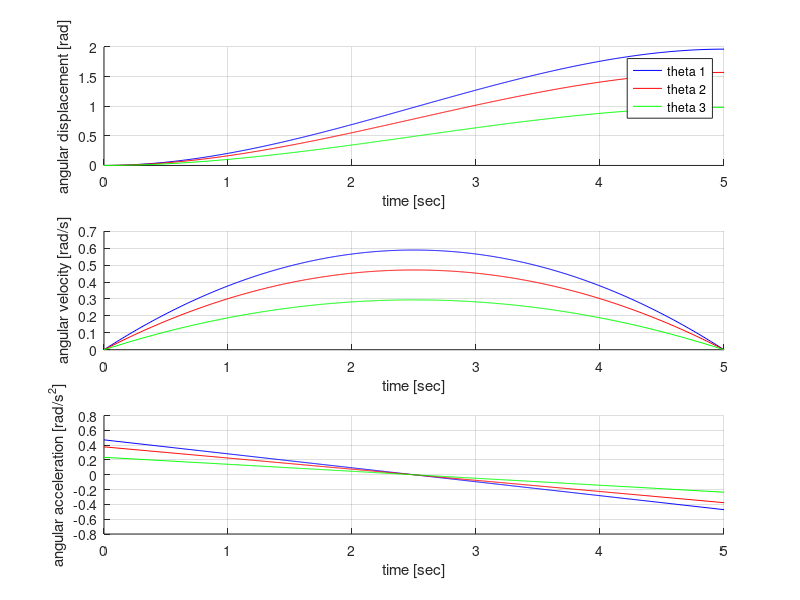
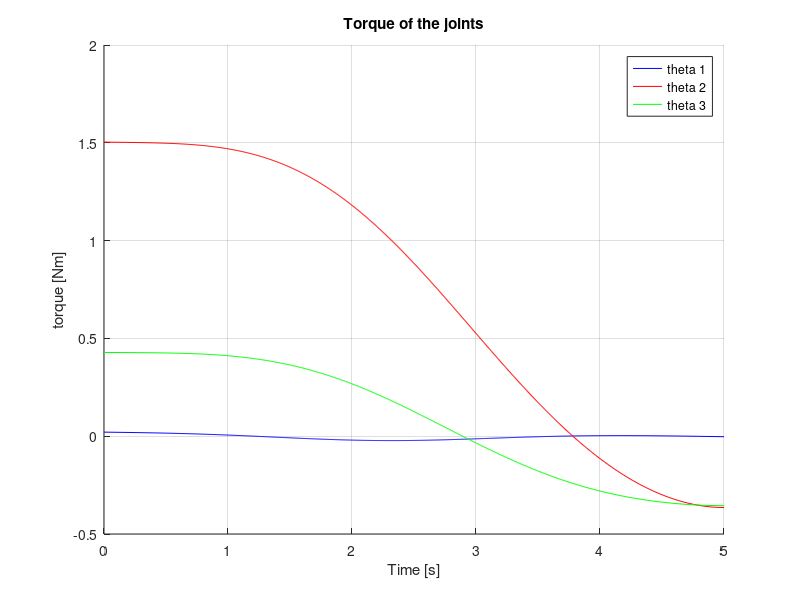
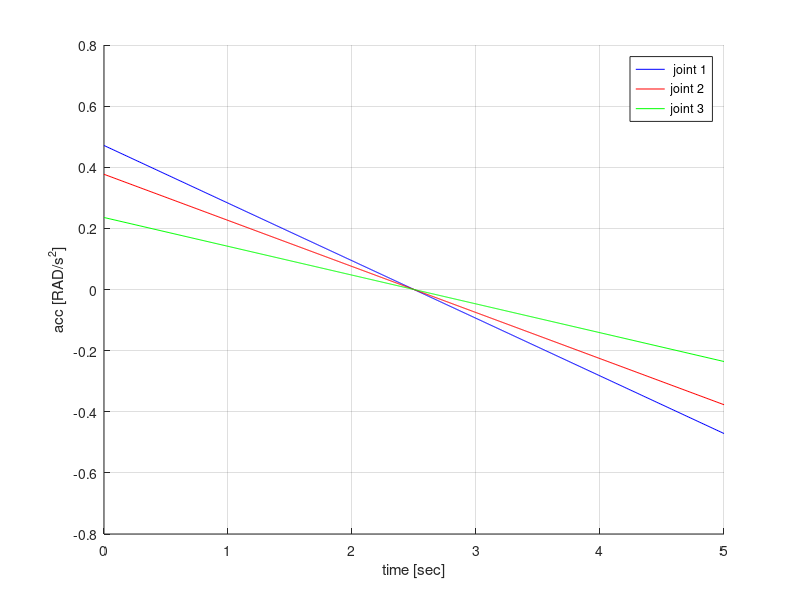

Here is the MATLAB script that generated these plots, in order:
close all; clc

g = 9.801; % gravity constant

%% %%%%%%%%%%%%%%%%%%%%%%%%%%%%  link properties
%%%%%%%%%%%%%%%%%%%%%%%%%%%%%%%%%%%%%%%%%%%%%%%%%%%%  link 1
l1 = 0.22; % length [m]
d1 = 0.143685775; % mass center
m1 = 0.233955; % mass [kg]
% moment of inertia
I1xx = 0.000037133; I1xy = 1.254*10^-6; I1xz = 3.18*10^-7;
I1yx = 1.254*10^-6; I1yy = 0.000719463; I1yz = -9*10^-9;
I1zx = 3.18*10^-7; I1zy = -9*10^-9; I1zz = 0.000703759;

%%%%%%%%%%%%%%%%%%%%%%%%%%%%%%%%%%%%%%%%%%%%%%%%%%%%%  link 2
l2 = 0.27; % length [m]
d2 = 0.125792094; % mass center
m2 = 0.340330406; % mass [kg]
% moment of inertia  
I2xx = 0.002058408; I2xy = -0.000037385; I2xz = -0.000090846;
I2yx = -0.000037385; I2yy = 0.002055589; I2yz = -0.000916918;
I2zx = -0.000090846; I2zy = -0.000916918; I2zz = 0.001711125;

%% %%%%%%%%%%%%%%%%%%% discrete time
T = 5; % second
N = 620; % resolution
i = 0; 
for t = linspace(0, T, N)
    %%%%%%%%%%%%%%%%%%%%%%%%%%%%%% instantaneous time
    i = i + 1; time(i) = t;
    %%%%%%%%%%%%%%% Joint 1: angular displacement, velocity and acceleration
    theta__1(i) = (3/40)*pi*t^2-(1/100)*pi*t^3;
    theta__dot1(i) = (3/20)*pi*t-(3/100)*pi*t^2;  
    theta__ddot1(i) = (3/20)*pi-(3/50)*pi*t;
    
    %%%%%%%%%%%%%%% Joint 2: angular displacement, velocity and acceleration
    theta__2(i) = (3/50)*pi*t^2-(1/125)*pi*t^3;
    theta__dot2(i) = (3/25)*pi*t-(3/125)*pi*t^2; 
    theta__ddot2(i) = (3/25)*pi-(6/125)*pi*t; 
    
    %%%%%%%%%%%%%%% Joint 3: angular displacement, velocityand acceleration
    theta__3(i) = (3/80)*pi*t^2-(1/200)*pi*t^3; 
    theta__dot3(i) = (3/40)*pi*t-(3/200)*pi*t^2;
    theta__ddot3(i) = (3/40)*pi-(3/100)*pi*t;
%% mass Matrics
 H11 = (1/2)*(2*I1zz+2*I2zz+d2.^2*m2+l1.^2*m2+l1.^2*m2*cos(2*theta__2(i) ...
  )+2*d2*l1*m2*cos(theta__3(i))+d2.^2*m2*cos(2*(theta__2(i)+theta__3(i)))+2* ...
  d2*l1*m2*cos(2*theta__2(i)+theta__3(i)));
 H12 = (1/2)*((-1)*(I1yz+I1zy+I2yz+ ...
  I2zy)*cos(theta__1(i))+(I1xz+I1zx+I2xz+I2zx)*sin(theta__1(i)));
 H13 = (1/2)*((-1)*(I2yz+I2zy)*cos(theta__1(i))+(I2xz+I2zx)*sin(theta__1(i)));

 H21 = (1/2)*((-1)*(I1yz+I1zy+I2yz+I2zy)*cos(theta__1(i)) ...
     +(I1xz+I1zx+I2xz+I2zx)*sin(theta__1(i)));
 H22 = (1/2)*(I1xx+I1yy+I2xx+I2yy+2*d2.^2*m2+2*l1.^2*m2+((-1)* ...
  I1xx+I1yy+(-1)*I2xx+I2yy)*cos(2*theta__1(i))+4*d2*l1*m2*cos(theta__3(i) ...
  )+(-1)*I1xy*sin(2*theta__1(i))+(-1)*I1yx*sin(2*theta__1(i))+(-1)*I2xy* ...
  sin(2*theta__1(i))+(-1)*I2yx*sin(2*theta__1(i)));
 H23 = (1/2)*(I2xx+I2yy+2* ...
  d2.^2*m2+((-1)*I2xx+I2yy)*cos(2*theta__1(i))+2*d2*l1*m2*cos(theta__3(i)) ...
  +(-1)*I2xy*sin(2*theta__1(i))+(-1)*I2yx*sin(2*theta__1(i)));

 H31 = (1/2)*((-1)*(I2yz+I2zy)*cos(theta__1(i))+(I2xz+I2zx)*sin(theta__1(i)));
 H32 = (1/2)*(I2xx+I2yy+2*d2.^2*m2+((-1)*I2xx+I2yy)*cos(2*theta__1(i))+2*d2* ...
  l1*m2*cos(theta__3(i))+(-1)*I2xy*sin(2*theta__1(i))+(-1)*I2yx*sin(2*theta__1(i)));
 H33 = (1/2)*(I2xx+I2yy+2*d2.^2*m2+((-1)*I2xx+I2yy)*cos(2* ...
  theta__1(i))+(-1)*(I2xy+I2yx)*sin(2*theta__1(i)));

 C11 = (-2)*m2*(l1*cos(theta__2(i))+d2*cos(theta__2(i)+theta__3(i)))*((l1*sin(theta__2(i)) ...
  +d2*sin(theta__2(i)+theta__3(i)))*theta__dot2(i)+d2*sin(theta__2(i)+theta__3(i)) ...
  *theta__dot3(i));
 C12 = (1/2)*((I1xy+I1yx+I2xy+I2yx)*cos(2*theta__1(i) ...
  )+((-1)*I1xx+I1yy+(-1)*I2xx+I2yy)*sin(2*theta__1(i)))*theta__dot2(i);
 C13 = (1/2)*((I2xy+I2yx)*cos(2*theta__1(i))+((-1)*I2xx+I2yy)* ...
  sin(2*theta__1(i)))*(2*theta__dot2(i)+theta__dot3(i));

 C21 = (1/2)*((I1xz+I1zx+I2xz+I2zx)*cos(theta__1(i))+(I1yz+I1zy+I2yz+I2zy)* ...
  sin(theta__1(i))+m2*(l1.^2*sin(2*theta__2(i))+d2.^2*sin(2*(theta__2(i)+theta__3(i)))+ ...
  2*d2*l1*sin(2*theta__2(i)+theta__3(i))))*theta__dot1(i)+(-1)*(( ...
  I1xy+I1yx+I2xy+I2yx)*cos(2*theta__1(i))+((-1)*I1xx+I1yy+(-1)*I2xx+ ...
  I2yy)*sin(2*theta__1(i)))*theta__dot2(i)+(-1)*((I2xy+I2yx)* ...
  cos(2*theta__1(i))+((-1)*I2xx+I2yy)*sin(2*theta__1(i)))*theta__dot3(i);
 C22 = (-2)*d2*l1*m2*sin(theta__3(i))*theta__dot3(i);
 C23 = (-1)*d2*l1*m2*sin(theta__3(i))*theta__dot3(i);

 C31 = (1/2)*((I2xz+I2zx)*cos( ...
  theta__1(i))+(I2yz+I2zy)*sin(theta__1(i))+2*d2*m2*(l1*cos(theta__2(i))+d2*cos( ...
  theta__2(i)+theta__3(i)))*sin(theta__2(i)+theta__3(i)))*theta__dot1(i)+(-1)*(( ...
  I2xy+I2yx)*cos(2*theta__1(i))+((-1)*I2xx+I2yy)*sin(2*theta__1(i)))*( ...
  theta__dot2(i)+theta__dot3(i));
 C32 = d2*l1*m2*sin(theta__3(i))*theta__dot2(i);
 C33 = 0;
 
 F1 = 0.25*2*(1/(1 + exp(-2*theta__dot1(i))) - 0.5) + (0.005*(theta__dot1(i))); 
 F2 = 0.685*2*(1/(1 + exp(-2*theta__dot2(i))) - 0.5) + (0.02*(theta__dot2(i)));
 F3 = 0.39*2*(1/(1 + exp(-5*theta__dot3(i))) - 0.5) + (0.008*(theta__dot3(i)));

G1 = 0;
G2 = g*((d1*m1+l1*m2)*cos(theta__2(i))+d2*m2*cos(theta__2(i)+theta__3(i)));
G3 = d2*g*m2*cos(theta__2(i)+theta__3(i));        



%%
    %%%%%%%%%%%%%%%%%%%%%%%%%%%%%%%%%%%  link positions
    %%%%%%%%%%%%%%%%%% link 1
    X1(i) = l1*cos(theta__1(i))*cos(theta__2(i));
    Y1(i) = l1*sin(theta__1(i))*cos(theta__2(i));
    Z1(i) = l1*sin(theta__2(i));
   % x1(i) = 0.5*X1(i); y1(i) = 0.5*Y1(i); 
    %%%%%%%%%%%%%%%%%% link 2
    X2(i) = X1(i) + l2*cos(theta__2(i) + theta__3(i))*cos(theta__1(i)); 
    Y2(i) = Y1(i) + l2*cos(theta__2(i) + theta__3(i))*sin(theta__1(i));
    Z2(i) = Z1(i) + l2*sin(theta__2(i) + theta__3(i));
    %x2(i) = X1(i) + 0.5*X2(i); %Y2(i) = Y1(i) + 0.5*Y2(i);

%% Dynamics Matrics
M = [H11, H12 , H13; H21 , H22 , H23; H31 , H32 ,H33];
V = [C11*theta__dot1(i)+C12*theta__dot2(i)+C13*theta__dot3(i);C21*theta__dot1(i)+C22*theta__dot2(i)+C23*theta__dot3(i);C31*theta__dot1(i)+C32*theta__dot2(i)+C33*theta__dot3(i)];
G = [G1 ; G2 ; G3];
Theta__ddot = [theta__ddot1(i);theta__ddot2(i);theta__ddot3(i)];
F = [F1;F2;F3];

beta =[C11 C12 C13; C21 C22 C23; C31 C32 C33]+[G1;G2;G3];


%% Torque
tauVector = M*Theta__ddot+beta;
tau1(i) = tauVector(1);
tau2(i) = tauVector(2);
tau3(i) = tauVector(3);

Tau_test = [0 0 0;1 0 0;0 0 0];

%% Acceleration 
acceleration = M\(tauVector-beta);
acc1(i) = acceleration(1);
acc2(i) = acceleration(2);
acc3(i) = acceleration(3);

end
time1 = 0:0.008:619*0.008;

figure(1)
clf
figure(1)
subplot(3, 1, 1)
hold on
plot(time, theta__1, 'b')
plot(time, theta__2, 'r')
plot(time, theta__3, 'g')
hold off
legend('theta 1', 'theta 2', 'theta 3')
grid on; 
xlabel('time [sec]'); ylabel('angular displacement [rad]'); 
subplot(3, 1, 2)
hold on
plot(time, theta__dot1, 'b')
plot(time, theta__dot2, 'r')
plot(time, theta__dot3, 'g')
hold off
grid on; 
xlabel('time [sec]'); ylabel('angular velocity [rad/s]'); 
subplot(3, 1, 3)
hold on
plot(time, theta__ddot1, 'b')
plot(time, theta__ddot2, 'r')
plot(time, theta__ddot3, 'g')
hold off
grid on; 
xlabel('time [sec]'); ylabel('angular acceleration [rad/s^2]'); 

%% %%%%%%%%%%%%%%%%%%%%%%%%%%%%%%%%%% motor torque
figure(2)
clf
figure(2)
hold on
title('Torque of the joints')
plot(time, tau1, 'b')
plot(time, tau2, 'r')
plot(time, tau3, 'g')
hold off
legend('theta 1', 'theta 2', 'theta 3')
grid on; 
xlabel('Time [s]'); ylabel('torque [Nm]'); 
%%%%%%%%%%%%%%%%%%%%%%%%%%%%%%%%%%%%% motor acceleration
figure(3)
clf
figure(3)
hold on
plot(time, acc1, 'b')
plot(time, acc2, 'r')
plot(time, acc3, 'g')
hold off
legend(' joint 1', 'joint 2', 'joint 3')
grid on; 
xlabel('time [sec]'); ylabel('acc [RAD/s^2]'); 
